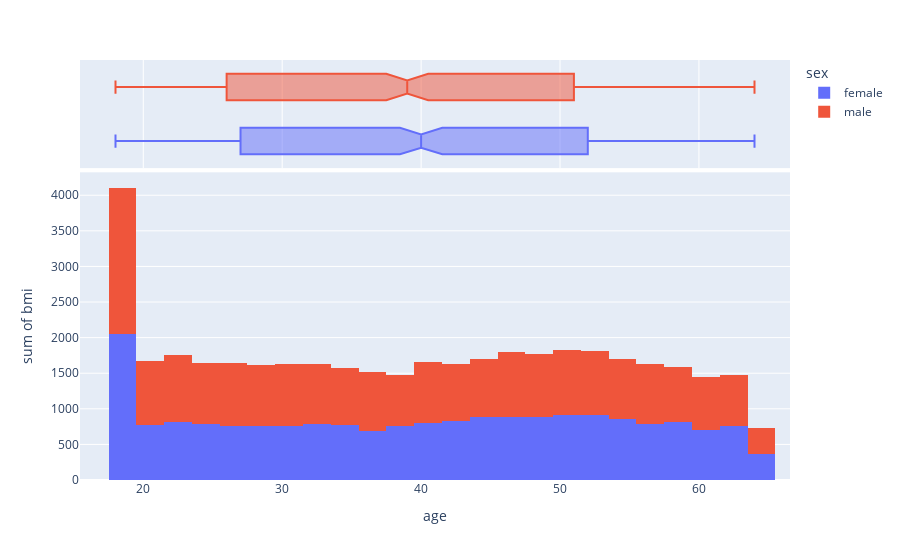

The notebook cell saved with this chart:
### Code cell
fig = px.histogram(
    data,
    x="age",
    y="bmi",
    color="sex",
    marginal="box",
)
fig.show()

### Figure 1 — Plotly figure (JSON) as saved in the notebook; plotly's stock layout.template omitted (floating-point values rounded to 4 significant figures; data arrays with more than 128 entries replaced by an {"elided": "..."} marker saying what was removed)
{"data": [{"alignmentgroup": "True", "bingroup": "x", "histfunc": "sum", "hovertemplate": "sex=female<br>age=%{x}<br>sum of bmi=%{y}<extra></extra>", "legendgroup": "female", "marker": {"color": "#636efa", "pattern": {"shape": ""}}, "name": "female", "offsetgroup": "female", "orientation": "v", "showlegend": true, "type": "histogram", "x": {"elided": "662 int values"}, "xaxis": "x", "y": {"elided": "662 float values"}, "yaxis": "y"}, {"alignmentgroup": "True", "hovertemplate": "sex=female<br>age=%{x}<extra></extra>", "legendgroup": "female", "marker": {"color": "#636efa"}, "name": "female", "notched": true, "offsetgroup": "female", "showlegend": false, "type": "box", "x": {"elided": "662 int values"}, "xaxis": "x2", "yaxis": "y2"}, {"alignmentgroup": "True", "bingroup": "x", "histfunc": "sum", "hovertemplate": "sex=male<br>age=%{x}<br>sum of bmi=%{y}<extra></extra>", "legendgroup": "male", "marker": {"color": "#EF553B", "pattern": {"shape": ""}}, "name": "male", "offsetgroup": "male", "orientation": "v", "showlegend": true, "type": "histogram", "x": {"elided": "676 int values"}, "xaxis": "x", "y": {"elided": "676 float values"}, "yaxis": "y"}, {"alignmentgroup": "True", "hovertemplate": "sex=male<br>age=%{x}<extra></extra>", "legendgroup": "male", "marker": {"color": "#EF553B"}, "name": "male", "notched": true, "offsetgroup": "male", "showlegend": false, "type": "box", "x": {"elided": "676 int values"}, "xaxis": "x2", "yaxis": "y2"}], "layout": {"barmode": "relative", "legend": {"title": {"text": "sex"}, "tracegroupgap": 0}, "margin": {"t": 60}, "xaxis": {"anchor": "y", "domain": [0, 1], "title": {"text": "age"}}, "xaxis2": {"anchor": "y2", "domain": [0, 1], "matches": "x", "showgrid": true, "showticklabels": false}, "yaxis": {"anchor": "x", "domain": [0, 0.7326], "title": {"text": "sum of bmi"}}, "yaxis2": {"anchor": "x2", "domain": [0.7426, 1], "matches": "y2", "showgrid": false, "showline": false, "showticklabels": false, "ticks": ""}}}
